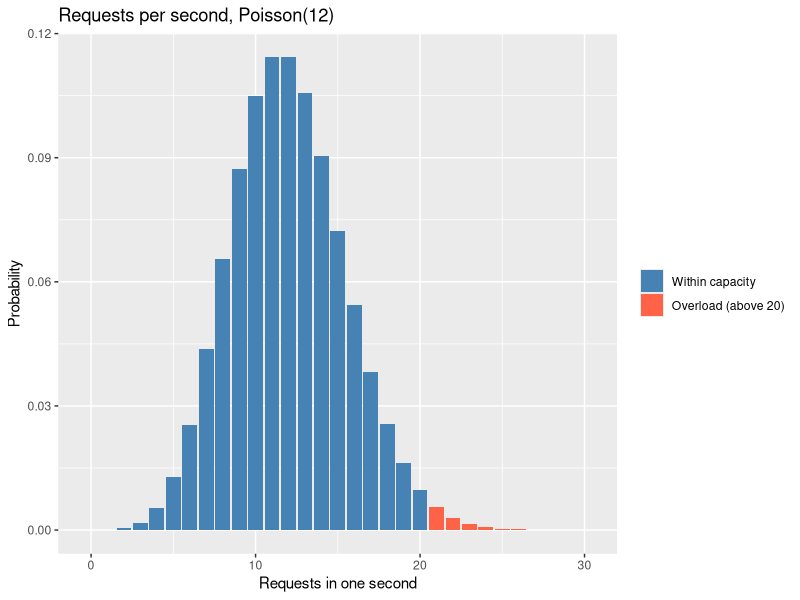
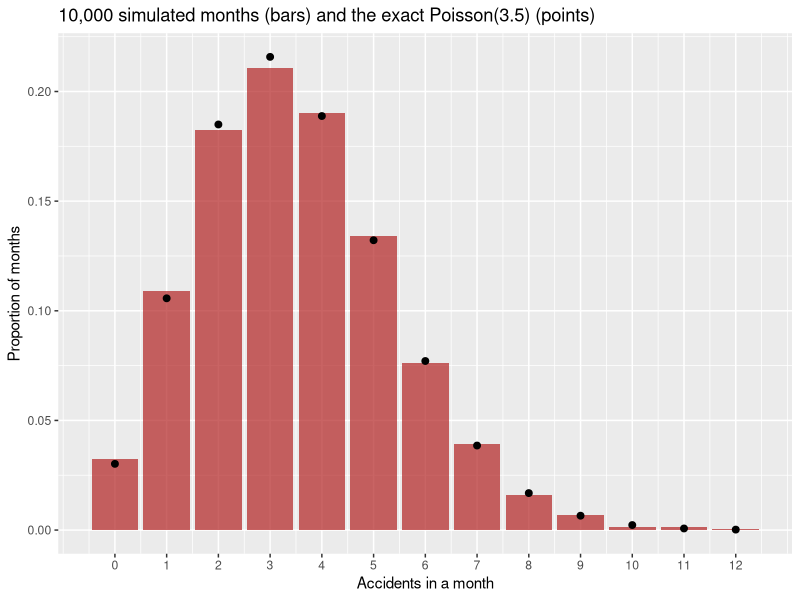

These charts were generated, in order, by the following R code:
## ---- chunk 1
library(tidyverse)

lambda <- 12
traffic <- tibble(requests = 0:30, prob = dpois(requests, lambda)) %>%
  mutate(overload = requests > 20)

# probability of more than 20 requests in one second
ppois(20, lambda, lower.tail = FALSE)
## ---- chunk 2
#| fig-width: 7
#| fig-height: 4
ggplot(traffic, aes(requests, prob, fill = overload)) +
  geom_col() +
  scale_fill_manual(values = c("FALSE" = "steelblue", "TRUE" = "tomato"),
                    labels = c("Within capacity", "Overload (above 20)")) +
  labs(title = "Requests per second, Poisson(12)",
       x = "Requests in one second", y = "Probability", fill = NULL)
## ---- chunk 3
lambda <- 3.5

# exact probabilities
c(no_accident = dpois(0, lambda),
  eight_or_more = ppois(7, lambda, lower.tail = FALSE))
## ---- chunk 4
#| fig-width: 7
#| fig-height: 4
set.seed(42)
months <- tibble(accidents = rpois(10000, lambda))

mean(months$accidents == 0)   # simulated share of clean months

months %>%
  count(accidents) %>%
  mutate(simulated = n / sum(n), exact = dpois(accidents, lambda)) %>%
  ggplot(aes(accidents)) +
  geom_col(aes(y = simulated), fill = "firebrick", alpha = 0.7) +
  geom_point(aes(y = exact), size = 2) +
  scale_x_continuous(breaks = 0:12) +
  labs(title = "10,000 simulated months (bars) and the exact Poisson(3.5) (points)",
       x = "Accidents in a month", y = "Proportion of months")
## ---- chunk 5
field <- c(2, 1, 0, 3, 2, 1, 4, 1, 0, 2, 1, 2, 3, 0, 1)   # orchids per quadrat

mean(field)
var(field)

# observed counts against the counts expected from a Poisson with the same mean
tibble(orchids = 0:4) %>%
  mutate(observed = map_int(orchids, ~ sum(field == .x)),
         expected = round(length(field) * dpois(orchids, mean(field)), 1))
## ---- chunk 6
set.seed(1)
poisson_data   <- rpois(1000, 4)
clustered_data <- rnbinom(1000, mu = 4, size = 1)   # events that cluster

c(mean = mean(poisson_data),   variance = var(poisson_data))
c(mean = mean(clustered_data), variance = var(clustered_data))
